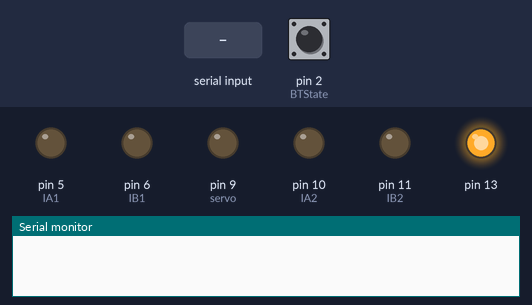
Bench run of a sketch on a simulated Arduino Uno, built with avr-gcc and run on an emulated ATmega328P. On the bench: output pins drawn as LEDs (lit = HIGH), the last lines printed to the serial monitor. Inputs (shaded band) come from the test bench; at power-on: pin 2 (BTState) HIGH.

Above: at 2.0 s.
2.1 s: "F" received over Serial
At 3.4 s:
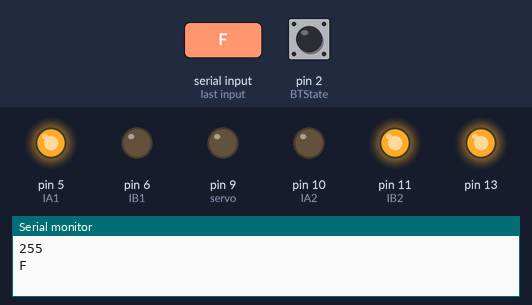
4.5 s: "B" received over Serial
At 6.1 s:
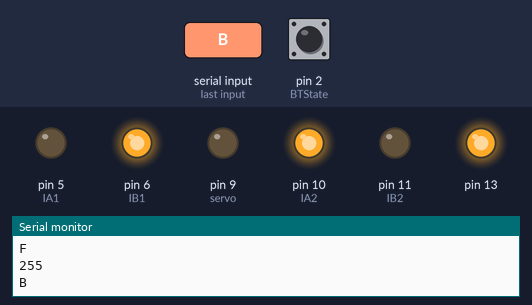
6.5 s: "L" received over Serial
At 7.7 s:
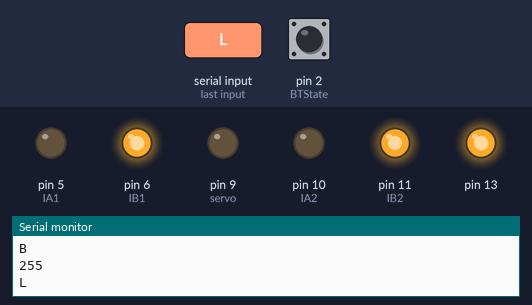
8.5 s: "R" received over Serial
At 10.2 s:
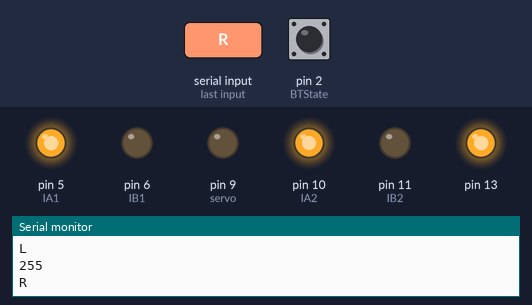
10.5 s: "F" received over Serial
At 11.9 s:
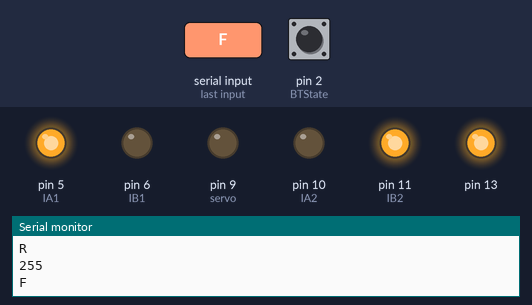
12.5 s: "B" received over Serial
At 13.5 s:
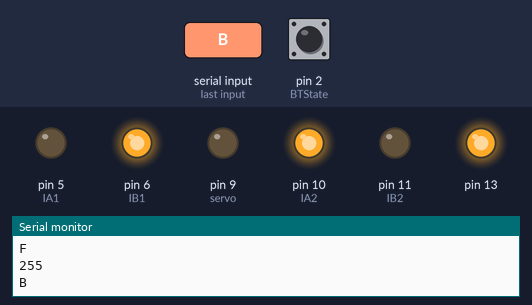
Timing chart, 0 to 15.5 s (numbered marks = the images above; inputs shaded):
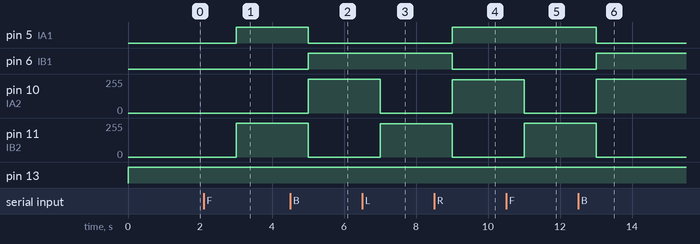

The sketch:

carrinho.ino
```cpp
//Constantes Gerais
#define POT 250 //Potência dos Motores - Média 254 PWM = 100%
#define SLOW 100 //constante para andar devegar (PWM baixo)
#include <Servo.h>
#include <SoftwareSerial.h>


//Pinos Ponte H
#define IA1 5
#define IB1 6
#define IA2 10
#define IB2 11

const int BTState = 2; //Bluetooth (HC-06 JY-MCU) State pin on pin 2 of Arduino

//Variáveis Úteis
int i = 0;
int j = 0;
char state;
int state_rec;
int vSpeed=255;     // Default speed, from 0 to 255

int servo = 9;


//Movimento para Frente
void andarFrente() {
  analogWrite(IA1,POT);
  digitalWrite(IB1,LOW);
  analogWrite(IA2,POT);
  digitalWrite(IB2,LOW);
}

// Movimento para Tras
void andarTras() {
  digitalWrite(IA1,LOW );
  analogWrite(IB1,POT);
  digitalWrite(IA2,LOW );
  analogWrite(IB2,POT);
}

// Movimento para Direita
void andarDireita() {
  analogWrite(IA1,SLOW );
  digitalWrite(IB1,LOW);
  analogWrite(IA2,POT);
  digitalWrite(IB2,LOW);
}

// Movimento para Esquerda
void andarEsquerda() {
  analogWrite( IA1,POT);
  digitalWrite(IB1,LOW);
  analogWrite(IA2,SLOW);
  digitalWrite(IB2,LOW);
}

// Gira para Direita
void girarDireita() {
  analogWrite(IA1,POT);
  digitalWrite(IB1,LOW);
  digitalWrite(IA2,LOW);
  analogWrite(IB2,POT);
}

// Gira para Esquerda
void girarEsquerda() {
  digitalWrite(IA1,LOW );
  analogWrite(IB1,POT);
  analogWrite(IA2,POT );
  digitalWrite(IB2,LOW);
}

void parar() {
  digitalWrite(IA1,LOW);
  digitalWrite(IB1,LOW);
  digitalWrite(IA2,LOW);
  digitalWrite(IB2,LOW);
}

void setup() {

  //LED
  pinMode(13, OUTPUT);


  // MOTORES
  pinMode(IA1,OUTPUT);
  pinMode(IB1,OUTPUT);
  pinMode(IA2,OUTPUT);
  pinMode(IB2,OUTPUT);
  digitalWrite(IA1,LOW);
  digitalWrite(IB1,LOW);
  digitalWrite(IA2,LOW);
  digitalWrite(IB2,LOW);

  pinMode(BTState, INPUT);
  Serial.begin(9600);

  //ServoMotor
  pinMode(servo,OUTPUT);

}

void loop() {

   //LED
  digitalWrite(13, HIGH);// turn the LED on (HIGH is the voltage level)
  delay(1000);                       // wait for a second

  //ServoMotor


   // Para o carro quando a conexão com Bluetooth é perdida ou desconectada.
  if (digitalRead(BTState) == LOW) {
    state_rec = 'S';
  }

   // Salva os valores da variável 'state'
  if (Serial.available() > 0) {
    state_rec = Serial.read();
    state = state_rec;
    Serial.println(vSpeed);
    Serial.println(state);
  }

 // Se o estado recebido for igual a 'F', o carro se movimenta para frente.
  if (state == 'F') {
    analogWrite(IA1, vSpeed);
    analogWrite(IB1, 0);
    analogWrite(IA2, 0);
    analogWrite(IB2, vSpeed);
  }

  else if (state == 'B') { // Se o estado recebido for igual a 'B', o carro se movimenta para trás.
    analogWrite(IA1, 0);
    analogWrite(IB1, vSpeed);
    analogWrite(IA2, vSpeed);
    analogWrite(IB2, 0);
  }

  else if (state == 'L') {   // Se o estado recebido for igual a 'L', o carro se movimenta para esquerda.
    analogWrite(IA1, 0);
    analogWrite(IB1, vSpeed);
    analogWrite(IA2, 0);
    analogWrite(IB2, 250);
  }
  else if (state == 'R') {   // Se o estado recebido for igual a 'R', o carro se movimenta para direita.
    analogWrite(IA1, vSpeed);
    analogWrite(IB1, 0);
    analogWrite(IA2, 250);
    analogWrite(IB2, 0);
  }
  else if (state == 'S') {   // Se o estado recebido for igual a 'S', o carro permanece parado.
    analogWrite(IA1, 0);
    analogWrite(IA2, 0);
    analogWrite(IB1, 0);
    analogWrite(IB2, 0);
  }

}
```

Measured:
- after the input at 2.1 s, pin 5 (IA1): LOW → HIGH after 0.90 s; pin 11 (IB2): 0/255 → 255/255 after 0.90 s
- after the input at 4.5 s, pin 5 (IA1): HIGH → LOW after 0.50 s; pin 6 (IB1): LOW → HIGH after 0.50 s; pin 10 (IA2): 0/255 → 255/255 after 0.50 s; pin 11 (IB2): 255/255 → 0/255 after 0.50 s
- after the input at 6.5 s, pin 10 (IA2): 255/255 → 0/255 after 0.50 s; pin 11 (IB2): 0/255 → 250/255 after 0.50 s
- after the input at 8.5 s, pin 5 (IA1): LOW → HIGH after 0.50 s; pin 6 (IB1): HIGH → LOW after 0.50 s; pin 10 (IA2): 0/255 → 250/255 after 0.50 s; pin 11 (IB2): 250/255 → 0/255 after 0.50 s
- after the input at 10.5 s, pin 10 (IA2): 250/255 → 0/255 after 0.50 s; pin 11 (IB2): 0/255 → 255/255 after 0.50 s
- after the input at 12.5 s, pin 5 (IA1): HIGH → LOW after 0.50 s; pin 6 (IB1): LOW → HIGH after 0.50 s; pin 10 (IA2): 0/255 → 255/255 after 0.50 s; pin 11 (IB2): 255/255 → 0/255 after 0.50 s
